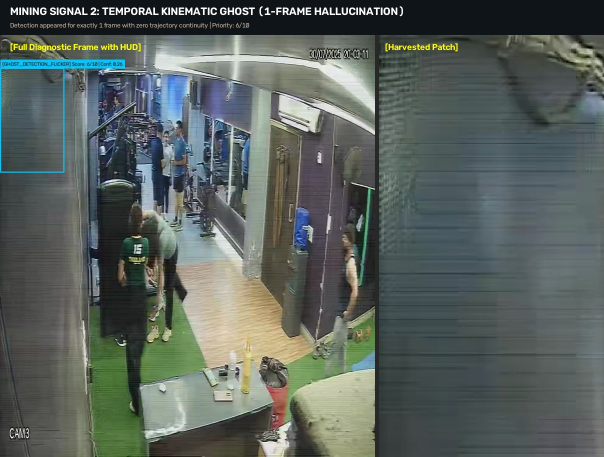
#> input picture github_upload/assets/showcase_ghost_hallucination.jpg, 1208 x 913 px, given in place of LEAK_clip_low_lig_f60_2_full.jpg, which was not available (shown at 1/2 size)
$ python generate_showcase_assets.py
#> lines starting #> are read from the running program, lines starting #| are printed output that depends on the picture; after the words box and inside, x2 and y2 are one past the last pixel; in counts of white or black regions, pixels touching at a corner belong together
"""Generate professional, high-contrast visual comparison strips for the GitHub README."""

from __future__ import annotations

import shutil
from pathlib import Path
from typing import Any

import cv2
import numpy as np

ROOT = Path(__file__).resolve().parent
WORKSPACE_ROOT = ROOT.parent
CROPS_DIR = ROOT / "mined_failures" / "crops"
FRAMES_DIR = ROOT / "mined_failures" / "frames"
ASSETS_DIR = ROOT / "assets"
ASSETS_DIR.mkdir(parents=True, exist_ok=True)


def draw_text_lines(
    img: np.ndarray,
    lines: list[tuple[str, tuple[int, int, int], float, int]],
    start_x: int,
    start_y: int,
    line_spacing: int = 26,
) -> None:
    """Helper to draw multiple lines of text with specified colors and fonts."""
    y = start_y
    for text, color, scale, thickness in lines:
        cv2.putText(
            img,
            text,
            (start_x, y),
            cv2.FONT_HERSHEY_SIMPLEX,
            scale,
            color,
            thickness,
            cv2.LINE_AA,
        )
        y += line_spacing


def create_signal_strip(
    full_frame_path: Path,
    crop_path: Path,
    title: str,
    subtitle: str,
    signal_name: str,
    priority_label: str,
    priority_color: tuple[int, int, int],
    meta_lines: list[tuple[str, str]],
    action_text: str,
    output_path: Path,
) -> None:
    """Build a balanced, high-resolution 3-panel diagnostic card (Frame | Crop | Telemetry HUD)."""
#> called with signal_name = 'Post-Render Verifier Discrepancy', priority_label = 'PRIORITY 10 / 10 - CRITICAL LEAK', priority_color = (0, 0, 230)
    frame = cv2.imread(str(full_frame_path))
#> frame is the input picture: shape (913, 1208, 3); mean B, G, R 93.5, 98.2, 89.7
    crop = cv2.imread(str(crop_path))
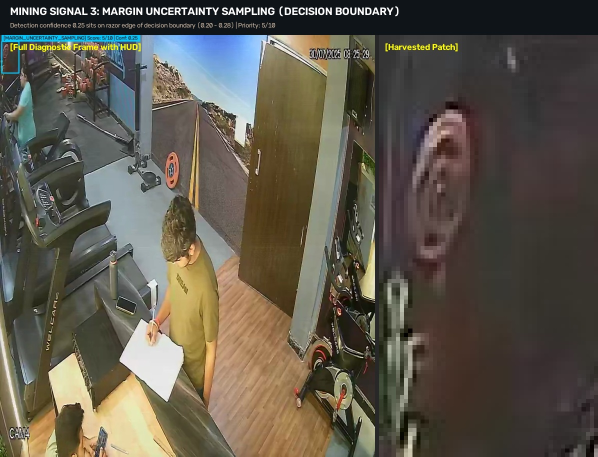
#> input picture github_upload/assets/showcase_margin_uncertainty.jpg, 1196 x 913 px, given in place of LEAK_clip_low_lig_f60_2_crop.jpg, which was not available (shown at 1/2 size)
#> crop is the input picture: shape (913, 1196, 3); mean B, G, R 75.8, 87.8, 93.5
    if frame is None or crop is None:
        print(f"Skipping {output_path.name}: missing input frame or crop.")
        return

    # Total card dimensions
    total_w = 1240
    body_h = 460
    banner_h = 70
    card_h = banner_h + body_h

    canvas = np.full((card_h, total_w, 3), (18, 22, 28), dtype=np.uint8)

    # 1. Top Header Banner
    banner = canvas[:banner_h, :]
    banner[:] = (12, 15, 20)
    cv2.putText(
        banner,
        title,
        (25, 32),
        cv2.FONT_HERSHEY_DUPLEX,
        0.75,
        (255, 255, 255),
        1,
        cv2.LINE_AA,
    )
    cv2.putText(
        banner,
        subtitle,
        (25, 56),
        cv2.FONT_HERSHEY_SIMPLEX,
        0.44,
        (160, 185, 210),
        1,
        cv2.LINE_AA,
    )

    # Accent line beneath header
    cv2.line(canvas, (0, banner_h - 1), (total_w, banner_h - 1), priority_color, 2)

    # 2. Left Panel: Full Diagnostic Frame (w=520, h= body_h - 40)
    panel1_w = 510
    panel1_h = body_h - 30
    p1_x = 20
    p1_y = banner_h + 15

    fh, fw = frame.shape[:2]
#> fh = 913; fw = 1208
    scale_f = min(panel1_w / fw, panel1_h / fh)
#> scale_f = 0.422
    resized_fw = int(fw * scale_f)
#> resized_fw = 510
    resized_fh = int(fh * scale_f)
#> resized_fh = 385
    frame_resized = cv2.resize(frame, (resized_fw, resized_fh), interpolation=cv2.INTER_AREA)

    # Center frame in panel 1 region
    off_x = p1_x + (panel1_w - resized_fw) // 2
#> off_x = 20
    off_y = p1_y + (panel1_h - resized_fh) // 2
#> off_y = 107
    canvas[off_y : off_y + resized_fh, off_x : off_x + resized_fw] = frame_resized
    cv2.rectangle(
        canvas,
        (off_x, off_y),
        (off_x + resized_fw, off_y + resized_fh),
        (50, 60, 75),
        1,
    )

    cv2.putText(
        canvas,
        "[Panel 1: Full Video Frame with Diagnostic HUD]",
        (p1_x, p1_y - 4),
        cv2.FONT_HERSHEY_SIMPLEX,
        0.42,
        (140, 160, 185),
        1,
        cv2.LINE_AA,
    )

    # 3. Center Panel: Harvested Face Crop with Context (w=300, h= body_h - 30)
    p2_x = p1_x + panel1_w + 20
    panel2_w = 280
    p2_y = p1_y

    cv2.putText(
        canvas,
        "[Panel 2: Harvested Hard-Example Patch]",
        (p2_x, p2_y - 4),
        cv2.FONT_HERSHEY_SIMPLEX,
        0.42,
        (140, 160, 185),
        1,
        cv2.LINE_AA,
    )

    # Crop container background
    crop_container = canvas[p2_y : p2_y + panel1_h, p2_x : p2_x + panel2_w]
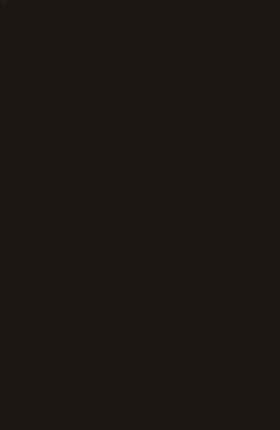
#> crop_container: shape (430, 280, 3); mean B, G, R 18, 22, 28
    crop_container[:] = (26, 32, 40)
    cv2.rectangle(
        canvas,
        (p2_x, p2_y),
        (p2_x + panel2_w, p2_y + panel1_h),
        (60, 75, 95),
        1,
    )
#> canvas: shape (530, 1240, 3); mean B, G, R 43.3, 47.8, 51.2

    ch, cw = crop.shape[:2]
#> ch = 913; cw = 1196
    max_cw = panel2_w - 30
    max_ch = panel1_h - 50
    scale_c = min(max_cw / cw, max_ch / ch)
#> scale_c = 0.209
    target_cw = max(10, int(cw * scale_c))
#> target_cw = 250
    target_ch = max(10, int(ch * scale_c))
#> target_ch = 190

    # Resize crop with Lanczos interpolation for crisp look
    crop_resized = cv2.resize(crop, (target_cw, target_ch), interpolation=cv2.INTER_LANCZOS4)
    c_off_x = p2_x + (panel2_w - target_cw) // 2
#> c_off_x = 565
    c_off_y = p2_y + (panel1_h - target_ch) // 2
#> c_off_y = 205

    canvas[c_off_y : c_off_y + target_ch, c_off_x : c_off_x + target_cw] = crop_resized
    cv2.rectangle(
        canvas,
        (c_off_x, c_off_y),
        (c_off_x + target_cw, c_off_y + target_ch),
        priority_color,
        2,
    )

    cv2.putText(
        canvas,
        f"{cw}x{ch} px native patch",
        (p2_x + 10, p2_y + panel1_h - 12),
        cv2.FONT_HERSHEY_SIMPLEX,
        0.38,
        (180, 200, 220),
        1,
        cv2.LINE_AA,
    )

    # 4. Right Panel: Active Learning Telemetry HUD (w=370)
    p3_x = p2_x + panel2_w + 20
    panel3_w = total_w - p3_x - 20
    p3_y = p1_y

    cv2.putText(
        canvas,
        "[Panel 3: Mining Telemetry & Metadata]",
        (p3_x, p3_y - 4),
        cv2.FONT_HERSHEY_SIMPLEX,
        0.42,
        (140, 160, 185),
        1,
        cv2.LINE_AA,
    )

    # Telemetry card background
    card_bg = canvas[p3_y : p3_y + panel1_h, p3_x : p3_x + panel3_w]
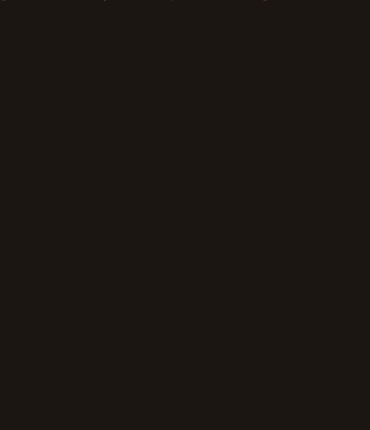
#> card_bg: shape (430, 370, 3); mean B, G, R 18, 22, 28
    card_bg[:] = (24, 29, 38)
    cv2.rectangle(
        canvas,
        (p3_x, p3_y),
        (p3_x + panel3_w, p3_y + panel1_h),
        (60, 75, 95),
        1,
    )

    # Priority Pill Badge
    (pw, ph), _ = cv2.getTextSize(priority_label, cv2.FONT_HERSHEY_SIMPLEX, 0.48, 1)
    badge_x = p3_x + 15
    badge_y = p3_y + 15
    cv2.rectangle(
        canvas,
        (badge_x, badge_y),
        (badge_x + pw + 16, badge_y + 24),
        priority_color,
        -1,
    )
    cv2.putText(
        canvas,
        priority_label,
        (badge_x + 8, badge_y + 17),
        cv2.FONT_HERSHEY_SIMPLEX,
        0.48,
        (255, 255, 255),
        1,
        cv2.LINE_AA,
    )

    # Signal title
    cv2.putText(
        canvas,
        signal_name,
        (badge_x, badge_y + 50),
        cv2.FONT_HERSHEY_DUPLEX,
        0.52,
        (230, 240, 255),
        1,
        cv2.LINE_AA,
    )

    # Metadata key-value rows
    cur_y = badge_y + 80
    for label, val in meta_lines:
        cv2.putText(
            canvas,
            f"{label}:",
            (badge_x, cur_y),
            cv2.FONT_HERSHEY_SIMPLEX,
            0.40,
            (140, 160, 180),
            1,
            cv2.LINE_AA,
        )
        cv2.putText(
            canvas,
            f"{val}",
            (badge_x + 120, cur_y),
            cv2.FONT_HERSHEY_SIMPLEX,
            0.40,
            (255, 255, 255),
            1,
            cv2.LINE_AA,
        )
        cur_y += 24
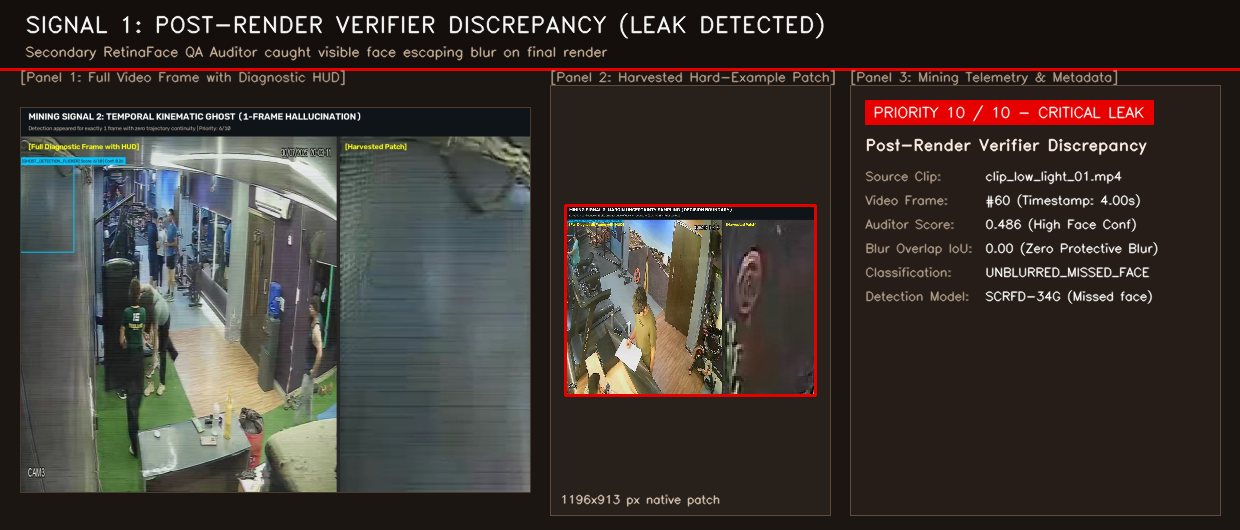
#> canvas: shape (530, 1240, 3); mean B, G, R 50.1, 55.3, 62.4
#> after the loop, cur_y = 324

    # Separator line
    cv2.line(
        canvas,
        (badge_x, cur_y + 5),
        (p3_x + panel3_w - 15, cur_y + 5),
        (50, 60, 75),
        1,
    )
#> canvas: shape (530, 1240, 3); 0.05% of pixels changed, all inside (x1, y1, x2, y2) = (865, 329, 1206, 330)

    # Action box
    cur_y += 30
#> cur_y = 354
    cv2.putText(
        canvas,
        "ACTIVE LEARNING CURATION ACTION:",
        (badge_x, cur_y),
        cv2.FONT_HERSHEY_SIMPLEX,
        0.38,
        (56, 189, 248),
        1,
        cv2.LINE_AA,
    )
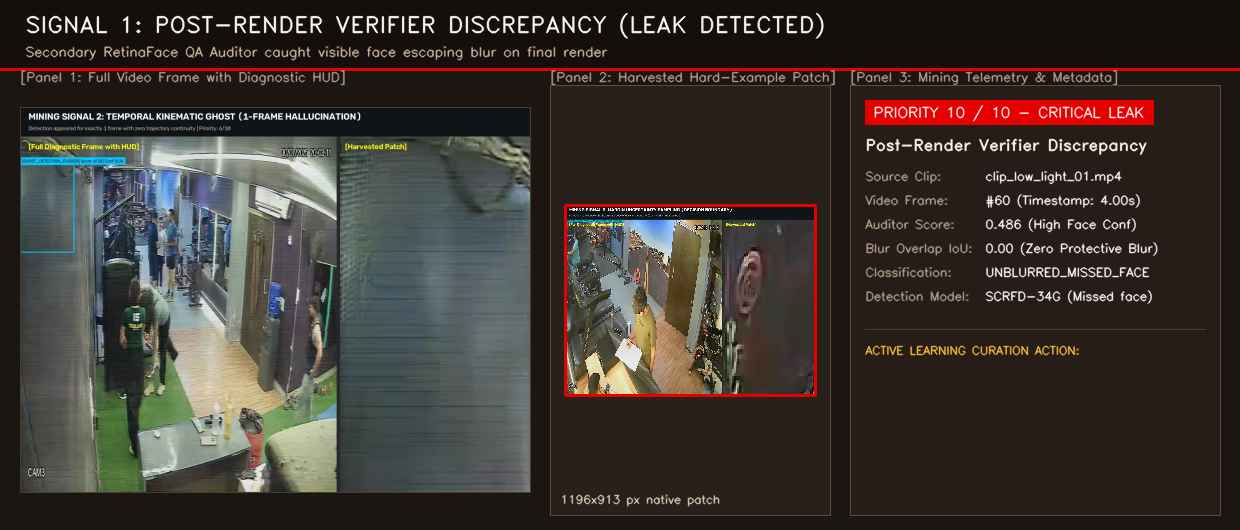
#> canvas: shape (530, 1240, 3); mean B, G, R 50.1, 55.5, 62.6
    cur_y += 20
#> cur_y = 374

    # Wrap action text
    words = action_text.split()
    line_buf = ""
    for w in words:
        test_line = f"{line_buf} {w}".strip()
        (tw, _), _ = cv2.getTextSize(test_line, cv2.FONT_HERSHEY_SIMPLEX, 0.38, 1)
        if tw > (panel3_w - 35):
            cv2.putText(
                canvas,
                line_buf,
                (badge_x, cur_y),
                cv2.FONT_HERSHEY_SIMPLEX,
                0.38,
                (200, 215, 230),
                1,
                cv2.LINE_AA,
            )
            cur_y += 18
            line_buf = w
        else:
            line_buf = test_line
#> this loop made 16 passes
#> (tw, cur_y) on passes 6, 12: (384, 392), (344, 410)
#> tw on passes 1, 2, 3, 4, 5, 7: 66, 163, 248, 271, 318, 107
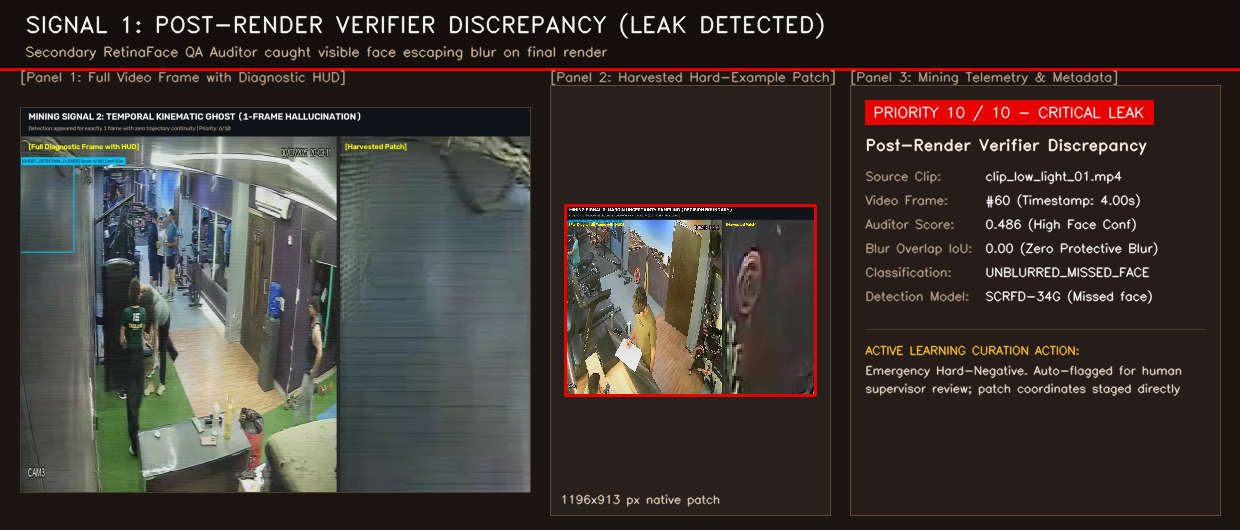
#> canvas: shape (530, 1240, 3); 0.61% of pixels changed, all inside (x1, y1, x2, y2) = (865, 365, 1182, 397)
#> after the loop, cur_y = 410
    if line_buf:
        cv2.putText(
            canvas,
            line_buf,
            (badge_x, cur_y),
            cv2.FONT_HERSHEY_SIMPLEX,
            0.38,
            (200, 215, 230),
            1,
            cv2.LINE_AA,
        )
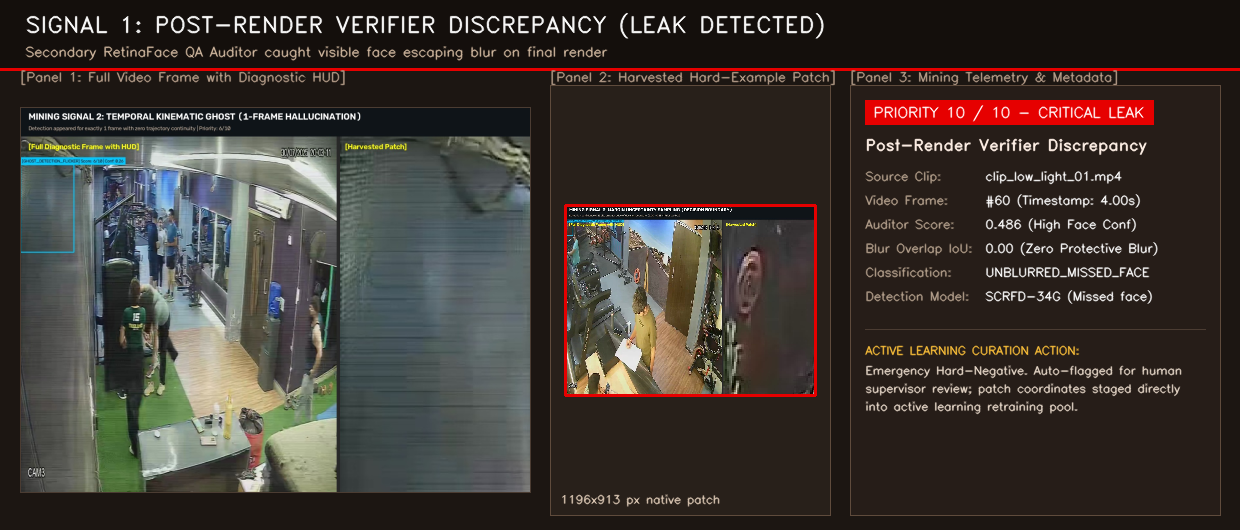
#> canvas: shape (530, 1240, 3); 0.21% of pixels changed, all inside (x1, y1, x2, y2) = (865, 401, 1078, 415)

    cv2.imwrite(str(output_path), canvas)
    print(f"Generated clean showcase card: {output_path.name} ({total_w}x{card_h})")


def copy_golden_evaluation_strips() -> None:
    """Copy high-resolution multi-model & tracking proof strips into assets."""
    gallery_dir = WORKSPACE_ROOT / "data" / "outputs" / "failure_gallery"

    # 1. Temporal Tracking vs No-Tracking proof strip
    src_track = gallery_dir / "tracking_vs_notracking_01.jpg"
    dst_track = ASSETS_DIR / "showcase_temporal_flicker.jpg"
    if src_track.exists():
        shutil.copy2(src_track, dst_track)
        print(f"Copied golden asset: {dst_track.name}")

    # 2. Multi-Model Blindspot comparison (Low Light)
    src_comp1 = gallery_dir / "comparison_01.jpg"
    dst_comp1 = ASSETS_DIR / "showcase_low_light_blindspot.jpg"
    if src_comp1.exists():
        shutil.copy2(src_comp1, dst_comp1)
        print(f"Copied golden asset: {dst_comp1.name}")

    # 3. Multi-Model Steep Angle comparison
    src_comp3 = gallery_dir / "comparison_03.jpg"
    dst_comp3 = ASSETS_DIR / "showcase_steep_angle_blindspot.jpg"
    if src_comp3.exists():
        shutil.copy2(src_comp3, dst_comp3)
        print(f"Copied golden asset: {dst_comp3.name}")


def main() -> None:
    print("Building high-resolution showcase visual strips...")

    # Copy golden multi-panel diagnostic strips
    copy_golden_evaluation_strips()

    # 1. Post-Render Verifier Leak Showcase (Priority 10/10)
    # Using real face leak from clip_low_light_01.mp4, frame 60
    f_leak = FRAMES_DIR / "LEAK_clip_low_lig_f60_2_full.jpg"
    c_leak = CROPS_DIR / "LEAK_clip_low_lig_f60_2_crop.jpg"
    create_signal_strip(
        full_frame_path=f_leak,
        crop_path=c_leak,
        title="SIGNAL 1: POST-RENDER VERIFIER DISCREPANCY (LEAK DETECTED)",
        subtitle="Secondary RetinaFace QA Auditor caught visible face escaping blur on final render",
        signal_name="Post-Render Verifier Discrepancy",
        priority_label="PRIORITY 10 / 10 - CRITICAL LEAK",
        priority_color=(0, 0, 230),  # Red
        meta_lines=[
            ("Source Clip", "clip_low_light_01.mp4"),
            ("Video Frame", "#60 (Timestamp: 4.00s)"),
            ("Auditor Score", "0.486 (High Face Conf)"),
            ("Blur Overlap IoU", "0.00 (Zero Protective Blur)"),
            ("Classification", "UNBLURRED_MISSED_FACE"),
            ("Detection Model", "SCRFD-34G (Missed face)"),
        ],
        action_text="Emergency Hard-Negative. Auto-flagged for human supervisor review; patch coordinates staged directly into active learning retraining pool.",
        output_path=ASSETS_DIR / "showcase_verifier_leak.jpg",
    )

    # 2. Ghost Detection Flicker Showcase (Priority 6/10)
    # Using real ghost detection from Uni+ DVR_ch4, frame 86
    f_ghost = FRAMES_DIR / "GHOST_Uni_DVR_ch4_f86_t298_full.jpg"
    c_ghost = CROPS_DIR / "GHOST_Uni_DVR_ch4_f86_t298_crop.jpg"
    create_signal_strip(
        full_frame_path=f_ghost,
        crop_path=c_ghost,
        title="SIGNAL 2: TEMPORAL KINEMATIC GHOST (1-FRAME HALLUCINATION)",
        subtitle="Isolated detection appeared for exactly 1 frame with zero trajectory continuity",
        signal_name="Kinematic Ghost Hallucination",
        priority_label="PRIORITY 6 / 10 - FALSE POSITIVE",
        priority_color=(200, 120, 30),  # Amber/Blue
        meta_lines=[
            ("Source Clip", "Uni+ DVR_ch4_main_...seg2"),
            ("Video Frame", "#86 (Timestamp: 5.73s)"),
            ("Detector Score", "0.289 (Low Confidence)"),
            ("Trajectory Span", "1 Frame (Lost optical lock)"),
            ("Failure Mode", "Background texture misclassified"),
            ("Mining Heuristic", "Kalman kinematic lifespan == 1"),
        ],
        action_text="Negative Hard Sample. Added to negative mining buffer to suppress false-positive background clutter in bodycam scenes.",
        output_path=ASSETS_DIR / "showcase_ghost_hallucination.jpg",
    )

    # 3. Margin Uncertainty Sampling (Priority 5/10)
    # Using margin uncertainty from clip_low_light_01.mp4, frame 27
    f_uncert = FRAMES_DIR / "UNCERT_clip_low_lig_f27_s26_full.jpg"
    c_uncert = CROPS_DIR / "UNCERT_clip_low_lig_f27_s26_crop.jpg"
    create_signal_strip(
        full_frame_path=f_uncert,
        crop_path=c_uncert,
        title="SIGNAL 3: MARGIN UNCERTAINTY SAMPLING (DECISION BOUNDARY)",
        subtitle="Detection confidence hovers precisely on the decision threshold (0.20 - 0.28)",
        signal_name="Margin Uncertainty Sampling",
        priority_label="PRIORITY 5 / 10 - BOUNDARY CASE",
        priority_color=(30, 160, 230),  # Light Blue
        meta_lines=[
            ("Source Clip", "clip_low_light_01.mp4"),
            ("Video Frame", "#27 (Timestamp: 1.80s)"),
            ("Detector Score", "0.263 (Decision Boundary)"),
            ("Lighting Condition", "Extreme Low-Light / Noise"),
            ("Primary Detector", "SCRFD-34G Borderline"),
            ("Mining Heuristic", "0.20 <= Confidence <= 0.28"),
        ],
        action_text="Boundary Informative Sample. Maximizes information gain for model fine-tuning without redundant easy examples.",
        output_path=ASSETS_DIR / "showcase_margin_uncertainty.jpg",
    )

    print("All showcase assets generated successfully!")


if __name__ == "__main__":
    main()
